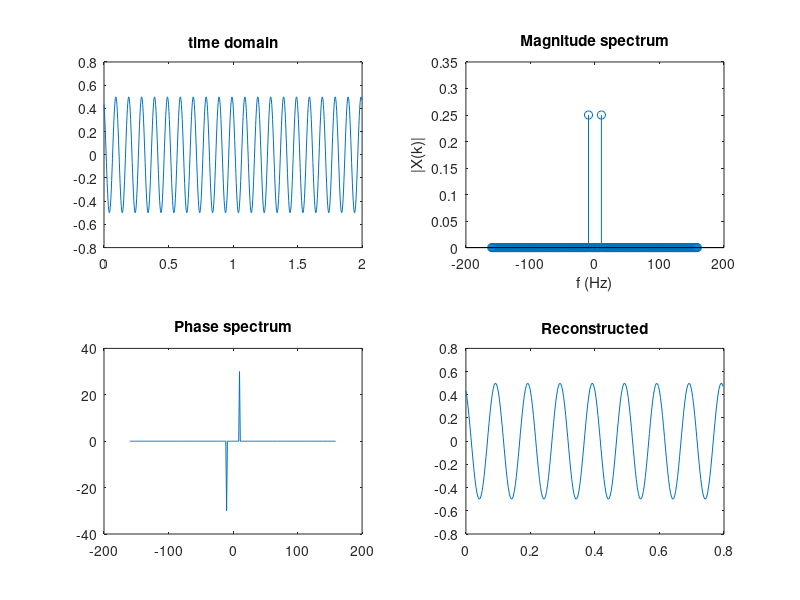

Write the MATLAB code that produced this figure.
A = 0.5; %amplitude of the cosine wave
fc=10;%frequency of the cosine wave
phase=30; %desired phase shift of the cosine in degrees
fs=32*fc;%sampling frequency with oversampling factor 32
t=0:1/fs:2-1/fs;%2 seconds duration
phi = phase*pi/180; %convert phase shift in degrees in radians
x=A*cos(2*pi*fc*t+phi);%time domain signal with phase shift
 
subplot(2,2,1); plot(t,x); title('time domain');
N=256; %FFT size
X = 1/N*fftshift(fft(x,N));%N-point complex DFT
 
df=fs/N; %frequency resolution
sampleIndex = -N/2:N/2-1; %ordered index for FFT plot
f=sampleIndex*df; %x-axis index converted to ordered frequencies
subplot(2,2,2); stem(f,abs(X)); %magnitudes vs frequencies
title('Magnitude spectrum');xlabel('f (Hz)'); ylabel('|X(k)|');
 
phase=atan2(imag(X),real(X))*180/pi; %raw phase information (noisy)
%plot(f,phase); %phase vs frequencies
 
X2=X;%store the FFT results in another array
%detect noise (very small numbers (eps)) and ignore them
threshold = max(abs(X))/10000; %tolerance threshold
X2(abs(X)<threshold) = 0; %maskout values that are below the threshold
phase=atan2(imag(X2),real(X2))*180/pi; %phase information
subplot(2,2,3); plot(f,phase); %phase vs frequencies
title('Phase spectrum');
 
x_recon = N*ifft(ifftshift(X),N); %reconstructed signal
t = (0:1:length(x_recon)-1)/fs; %recompute time index
subplot(2,2,4); plot(t,x_recon);%reconstructed signal
title('Reconstructed')